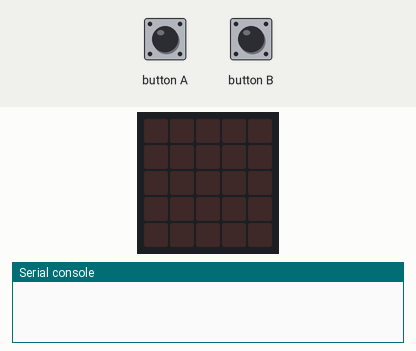
Recording of a program running on a simulated BBC micro:bit (MakeCode). On the bench: the board's 5×5 LED display, the last lines printed to the serial console. The inputs (shaded band) are chosen by the test bench. No radio messages arrive unless stated (any console line starting 'radio sent:' is added by the test bench).

Above: at 1.2 s.
1.3 s: button B pressed for 0.15 s
At 2.6 s:
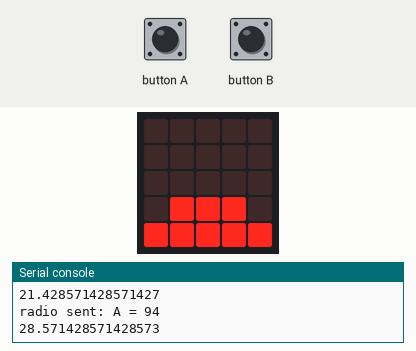
2.9 s: button A pressed for 0.15 s
At 4.0 s:
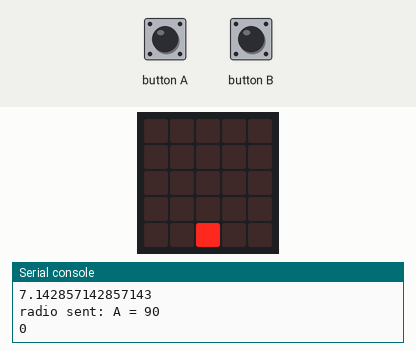
4.5 s: button B pressed for 1 s
At 5.9 s:
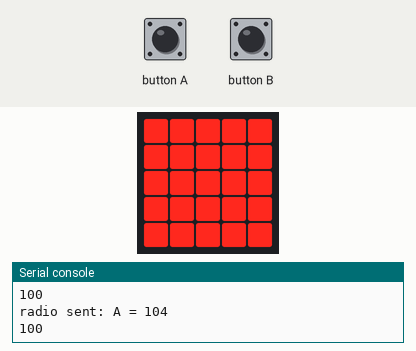
7.5 s: button A pressed for 1 s
At 7.55 s:
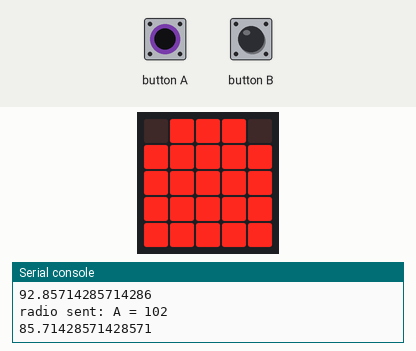
10.5 s: button B pressed for 3.2 s
At 10.53 s:
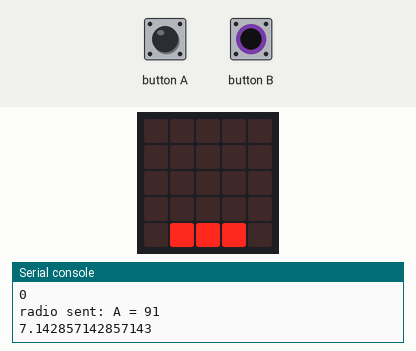
Timing chart, 0 to 13.5 s (numbered marks = the images above; inputs shaded):
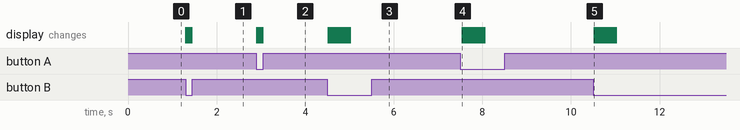

Measured:
- after the input at 1.3 s, the display: first changes at once (image 1 shows a later state)
- after the input at 2.9 s, the display: first changes at once (image 2 shows a later state)
- after the input at 4.5 s, the display: first changes at once (image 3 shows a later state)
- after the input at 7.5 s, the display: changes after 0.05 s (image 4)
- after the input at 10.5 s, the display: changes at once (image 5)

The program:

main.ts
```typescript
function angle_vers_pourcentage (angle: number) {
    p = (angle - ANGLE_OUVERT) * 100 / (ANGLE_GRIP - ANGLE_OUVERT)
    p = Math.max(0, Math.min(100, p))
    return p
}
function envoyer_angle () {
    radio.sendValue("A", angle_servo)
    afficher_jauge(angle_servo)
}
function afficher_jauge (angle: number) {
    pourcentage = angle_vers_pourcentage(angle)
    led.plotBarGraph(
    pourcentage,
    100
    )
}
let pourcentage = 0
let p = 0
let angle_servo = 0
let ANGLE_GRIP = 0
let ANGLE_OUVERT = 0
radio.setGroup(90)
ANGLE_OUVERT = 90
ANGLE_GRIP = 104
let PAS_ANGLE = 1
angle_servo = ANGLE_OUVERT
basic.forever(function () {
    if (input.buttonIsPressed(Button.A)) {
        angle_servo = Math.max(ANGLE_OUVERT, angle_servo - PAS_ANGLE)
        envoyer_angle()
        basic.pause(20)
    } else if (input.buttonIsPressed(Button.B)) {
        angle_servo = Math.min(ANGLE_GRIP, angle_servo + PAS_ANGLE)
        envoyer_angle()
        basic.pause(20)
    }
})
```

test.ts
```typescript
// les tests vont ici ; cela ne sera pas compilé si ce paquet est utilisé en tant qu'extension.
```
